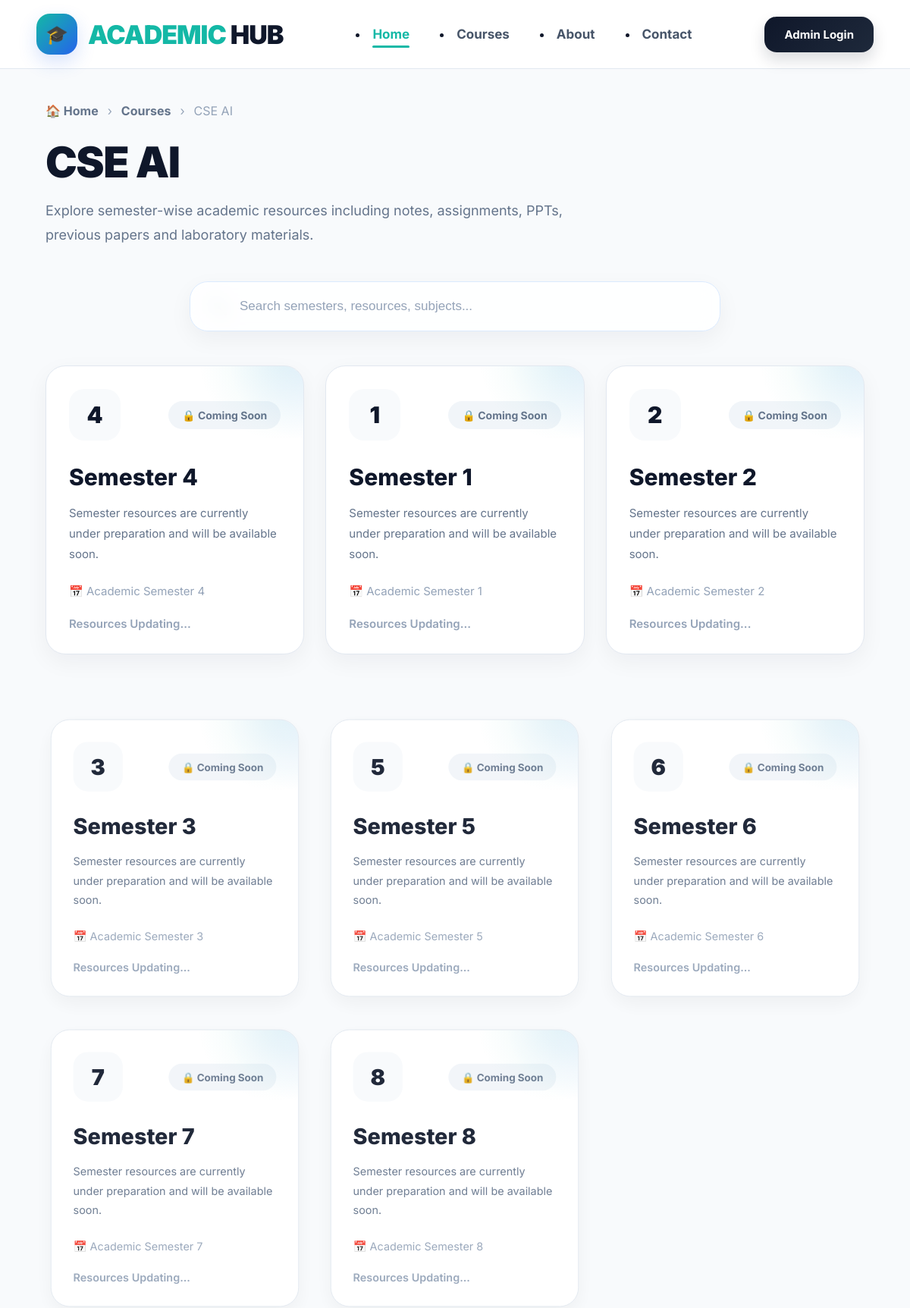
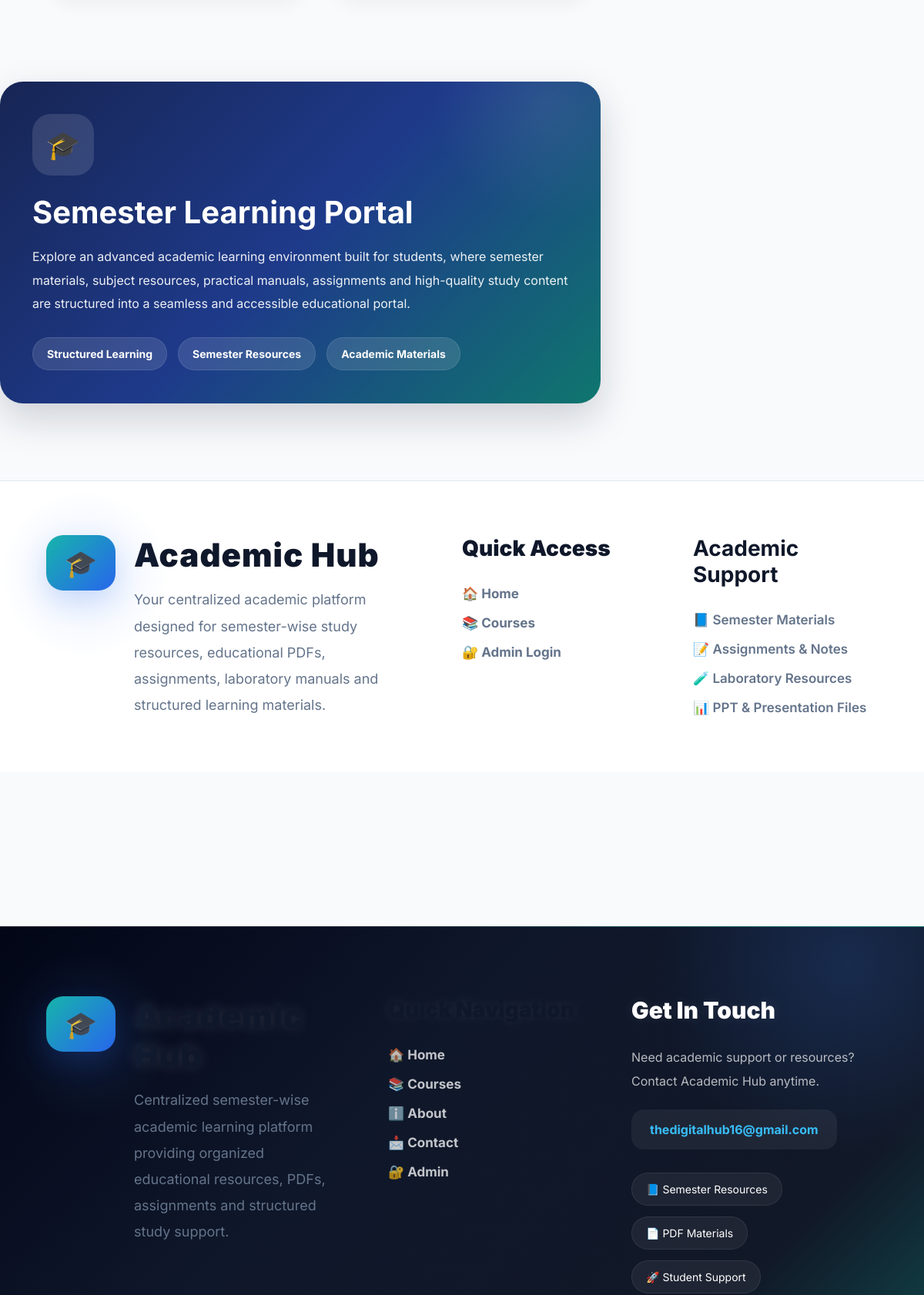
The app's page /semesters/12/ (upper part) with its own data (2 pictures, top to bottom).
### hub/models.py (models this page shows, shortened)
class Branch(models.Model):
    name = models.CharField(max_length=100)

class Semester(models.Model):
    name = models.CharField(max_length=50)

### hub/views.py (the view)
# urls.py: path('semesters/<int:branch_id>/', views.semesters, name='semesters'),
def semesters(request, branch_id):
    branch = get_object_or_404(
        Branch,
        id=branch_id
    )
    semesters = Semester.objects.all().order_by('id')
    active_sem_ids = list(
        Subject.objects.filter(
            branches__id=branch_id
        ).values_list(
            'semester_id',
            flat=True
        )
    )
    return render(request, 'semesters.html', {
        'branch': branch,
        'semesters': semesters,
        'active_sem_ids': active_sem_ids
    })

### hub/templates/semesters.html (shortened to what this page needs)
{% extends 'base.html' %}
{% block content %}
<section class="semester-page">
    <div class="semester-header">
        <div class="breadcrumb">
            <a href="/" class="bread-link">
                🏠 Home
            </a>
            <span>›</span>
            <a href="/#courses" class="bread-link">
                Courses
            </a>
            <span>›</span>
            <span class="bread-active">
                {{ branch.name }}
            </span>
        </div>
        <h1 class="semester-title">
            {{ branch.name }}
        </h1>
        <p class="semester-subtitle">
            Explore semester-wise academic resources including notes,
            assignments, PPTs, previous papers and laboratory materials.
        </p>
    </div>
    <div class="search-wrapper">
        <div class="search-box">
            <span class="search-icon">
            </span>
            <input
                type="text"
                id="searchInput"
                placeholder="Search semesters, resources, subjects..."
            >
        </div>
    </div>
    <div class="semester-grid">
        {% for sem in semesters %}
        <div class="semester-card {% if sem.id in active_sem_ids %}active-sem{% else %}locked-sem{% endif %}">
            <div class="card-glow"></div>
            <div class="semester-top">
                <div class="semester-number">
                    {{ sem.name }}
                </div>
                {% if sem.id in active_sem_ids %}
                <div class="status-badge active-badge">
                    ● Active
                </div>
                {% else %}
                <div class="status-badge lock-badge">
                    🔒 Coming Soon
                </div>
                {% endif %}
            </div>
            <h2 class="semester-heading">
                Semester {{ sem.name }}
            </h2>
            <p class="semester-desc">
                {% if sem.id in active_sem_ids %}
                Access organized subject resources, study materials,
                important PDFs and semester academic content.
                {% else %}
                Semester resources are currently under preparation
                and will be available soon.
                {% endif %}
            </p>
            <div class="semester-bottom">
                <div class="semester-mini">
                    📅 Academic Semester {{ sem.name }}
                </div>
                {% if sem.id in active_sem_ids %}
                <a href="/subjects/{{ sem.id }}/{{ branch.id }}/"
                   class="semester-btn">
                    View Subjects →
                </a>
                {% else %}
                <div class="soon-text">
                    Resources Updating...
                </div>
                {% endif %}
            </div>
        </div>
        {% endfor %}
    </div>
</section>
<section class="academic-info-section">
    <div class="academic-info-grid">
        <div class="academic-info-card">
            <div class="info-icon">
                🎓
            </div>
            <h2>
                Semester Learning Portal
            </h2>
            <p>
                Explore an advanced academic learning environment built for students,
                where semester materials, subject resources, practical manuals,
                assignments and high-quality study content are structured into a
                seamless and accessible educational portal.
            </p>
            <div class="info-tags">
                <span>Structured Learning</span>
                <span>Semester Resources</span>
                <span>Academic Materials</span>
            </div>
        </div>
        <div class="mini-stats-wrap">
        </div>
    </div>
</section>
<section class="semester-footer">
    <div class="footer-grid">
        <div class="footer-brand">
            <div class="footer-logo">
                🎓
            </div>
            <div>
                <h2>Academic Hub</h2>
                <p>
                    Your centralized academic platform designed for
                    semester-wise study resources, educational PDFs,
                    assignments, laboratory manuals and structured
                    learning materials.
                </p>
            </div>
        </div>
        <div class="footer-links">
            <h3>Quick Access</h3>
            <a href="/">🏠 Home</a>
            <a href="/#courses">📚 Courses</a>
            <a href="/admin/">🔐 Admin Login</a>
        </div>
        <div class="footer-support">
            <h3>Academic Support</h3>
            <p>📘 Semester Materials</p>
            <p>📝 Assignments & Notes</p>
            <p>🧪 Laboratory Resources</p>
            <p>📊 PPT & Presentation Files</p>
        </div>
    </div>
</section>
{% endblock %}

### hub/templates/base.html (style rules this page uses)
* { margin:0; padding:0; box-sizing:border-box; scroll-behavior:smooth; }
body { font-family:'Inter',sans-serif; background:#f8fafc; color:#0f172a; overflow-x:hidden; }
a { text-decoration:none; }
.semester-card, .category-card, .feature-card, .why-card, .hero-card, .mini-stat-card { opacity:0; transform: translateY(50px) scale(0.96); transition: opacity 0.8s ease, transform 0.8s ease; }
.show-reveal { opacity:1 !important; transform: translateY(0px) scale(1) !important; }
.search-wrapper { width:100%; display:flex; justify-content:center; margin-bottom:45px; }
.search-box { width:100%; max-width:700px; position:relative; }
.search-box input { width:100%; padding: 22px 28px 22px 65px; border-radius:24px; border:1px solid #dbeafe; background: rgba(255,255,255,0.85); backdrop-filter:blur(12px); font-size:17px; color:#0f172a; outline:none; transition:0.35s ease; box-shadow: 0 10px 30px rgba(15,23,42,0.05); }
.search-box input::placeholder { color:#94a3b8; }
.search-icon { position:absolute; top:50%; left:24px; transform:translateY(-50%); font-size:22px; color:#14b8a6; }
.footer-brand { display:flex; gap:22px; }
.footer-logo { min-width:90px; height:90px; border-radius:28px; display:flex; align-items:center; justify-content:center; font-size:42px; background: linear-gradient( 135deg, #14b8a6, #2563eb ); box-shadow: 0 15px 35px rgba(37,99,235,0.30); }
.footer-brand h2 { color:white; font-size:42px; margin-bottom:20px; font-weight:900; letter-spacing:1px; text-shadow: 0 0 18px rgba(255,255,255,0.12); }
.footer-brand p { color:rgba(255,255,255,0.70); line-height:2; font-size:16px; }
.footer-links h3, .footer-contact h3 { color:white; margin-bottom:28px; font-size:30px; font-weight:900; text-shadow: 0 0 18px rgba(255,255,255,0.10); }
.footer-brand { position:relative; }
.footer-brand::after { content:''; position:absolute; width:220px; height:220px; background: radial-gradient( rgba(59,130,246,0.12), transparent 70% ); top:-60px; left:-60px; border-radius:50%; }

### records on screen
Branch: name "CSE AI"
Semester: name "4", shows "🔒 Coming Soon", shows "Semester resources are currently under preparation and will be available soon.", shows "Resources Updating..."
Semester: name "1", shows "🔒 Coming Soon", shows "Semester resources are currently under preparation and will be available soon.", shows "Resources Updating..."
Semester: name "2", shows "🔒 Coming Soon", shows "Semester resources are currently under preparation and will be available soon.", shows "Resources Updating..."
Semester: name "3", shows "🔒 Coming Soon", shows "Semester resources are currently under preparation and will be available soon.", shows "Resources Updating..."
Semester: name "5", shows "🔒 Coming Soon", shows "Semester resources are currently under preparation and will be available soon.", shows "Resources Updating..."
Semester: name "6", shows "🔒 Coming Soon", shows "Semester resources are currently under preparation and will be available soon.", shows "Resources Updating..."
Semester: name "7", shows "🔒 Coming Soon", shows "Semester resources are currently under preparation and will be available soon.", shows "Resources Updating..."
Semester: name "8", shows "🔒 Coming Soon", shows "Semester resources are currently under preparation and will be available soon.", shows "Resources Updating..."
